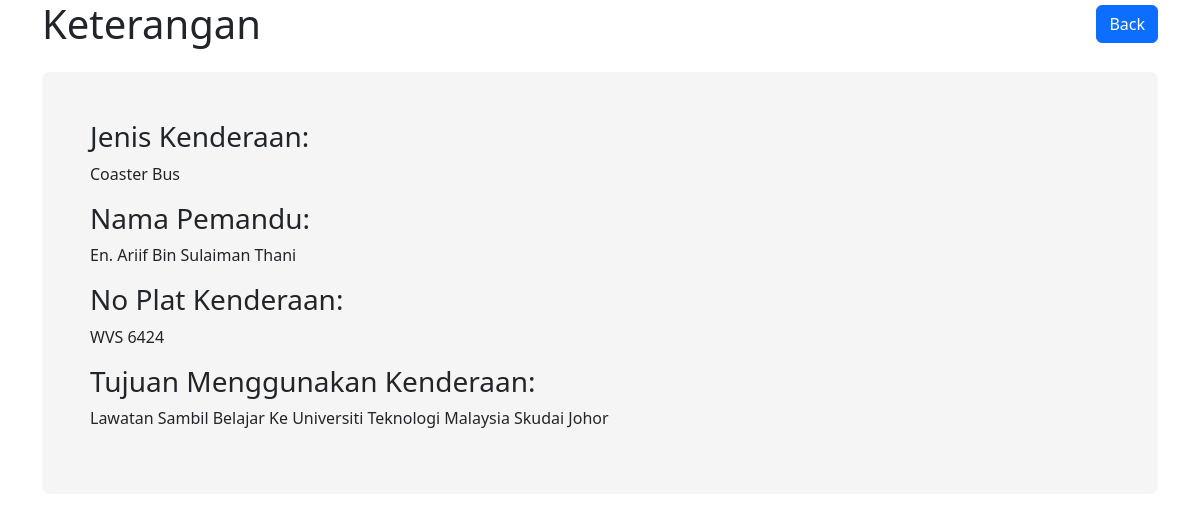
Page /view.php?id=1 on the committed database.
### tables this page shows
CREATE TABLE IF NOT EXISTS `kenderaan` (
  `id` int NOT NULL AUTO_INCREMENT,
  `jeniskenderaan` varchar(255) NOT NULL,
  `pemandu` varchar(255) NOT NULL,
  `noplatkenderaan` varchar(255) NOT NULL,
  `catatan` varchar(255) NOT NULL,
  PRIMARY KEY (`id`)
);

### view.php (the view, shortened to what this page needs)
<!DOCTYPE html>
<html lang="en">
<head>
    <link rel="stylesheet" href="https://cdn.jsdelivr.net/npm/bootstrap@5.2.2/dist/css/bootstrap.min.css">
</head>
<body>
    <div class="container">
        <header class="header">
            <h1>Keterangan</h1>
            <a href="index.php" class="btn btn-primary" id="button">Back</a>
        </header>
        <div class="book-details p-5 my-4">
            <?php
            include("connect.php");
            $id = $_GET['id'];
            if ($id) {
                $sql = "SELECT * FROM kenderaan WHERE id = $id";
                $result = mysqli_query($conn, $sql);
                while ($row = mysqli_fetch_array($result)) {
                ?>
                <h3>Jenis Kenderaan:</h3>
                <p><?php echo $row["jeniskenderaan"]; ?></p>
                <h3>Nama Pemandu:</h3>
                <p><?php echo $row["pemandu"]; ?></p>
                <h3>No Plat Kenderaan:</h3>
                <p><?php echo $row["noplatkenderaan"]; ?></p>
                <h3>Tujuan Menggunakan Kenderaan:</h3>
                <p><?php echo $row["catatan"]; ?></p>
                <?php
                }
            } else {
                echo "<h3>Tiada kenderaan dijumpai.</h3>";
            }
            ?>
        </div>
    </div>
</body>
</html>

### view.php (style rules this page uses)
.book-details { background-color: #f5f5f5; border-radius: 8px; }
.header { display: flex; justify-content: space-between; align-items: center; margin-bottom: 20px; }
.header h1 { margin: 0; }
#button { margin: 0; }

### rows in the picture
kenderaan: jeniskenderaan "Coaster Bus", pemandu "En. Ariif Bin Sulaiman Thani", noplatkenderaan "WVS 6424", catatan "Lawatan Sambil Belajar Ke Universiti Teknologi Malaysia Skudai Johor"
